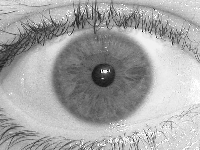
#> input picture sample_img.jpeg, 200 x 150 px
$ python -i detectors.py   (imports and definitions only)
#> lines starting #> are read from the running program, lines starting #| are printed output that depends on the picture; after the words box and inside, x2 and y2 are one past the last pixel; in counts of white or black regions, pixels touching at a corner belong together
#> further down, picture is the input picture: shape (150, 200, 3); min 0, max 255, mean 165.5
import cv2
import numpy as np
import os
import math
import graph
import matplotlib.pyplot as plt
from pupil_detectors import Detector2D

# Load the precomputed Haar cascade classifiers
face_detector = cv2.CascadeClassifier(cv2.data.haarcascades + "haarcascade_frontalface_default.xml")
eye_cascade = cv2.CascadeClassifier(cv2.data.haarcascades + 'haarcascade_eye.xml')

curr_face = [0,0,0,0]
curr_eyes = [0,0,0,0]


# frame capture
caps = []


# [5 lines left out: function detect_face, not called in this run]

def detect_eyes(face):
    return eye_cascade.detectMultiScale(face, scaleFactor=1.3, minNeighbors=5)

# [24 lines left out: function detect_features, not called in this run]

def resize_img(img, scale_factor = 1):
    if img is None:
        return
    return cv2.resize(img, (img.shape[1] * scale_factor, img.shape[0] * scale_factor), interpolation=cv2.INTER_AREA)

# [13 lines left out: function bin_threshold_detect, not called in this run]


def threshold_detect(img, threshold=60, prev_area=0, capture=False):
#> called with threshold = 60, prev_area = 0, capture = False
    if img is None or img.size == 0:
        return

    # Convert the image to grayscale
    gray_img = cv2.cvtColor(img, cv2.COLOR_BGR2GRAY)
    gray_img[gray_img > 120] = 60
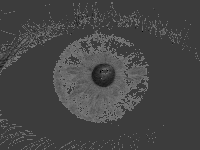
#> gray_img: shape (150, 200); min 0, max 120, mean 69.3
    cv2.imshow("Threshold", resize_img(gray_img))
    blurred_img = cv2.GaussianBlur(gray_img, (11,11), 0)
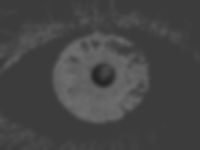
#> blurred_img: shape (150, 200); min 37, max 109, mean 69.3
    equalized_img = cv2.equalizeHist(blurred_img)
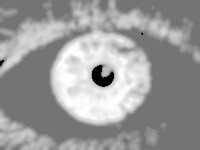
#> equalized_img: shape (150, 200); min 0, max 255, mean 154.2
    # [9 lines of commented-out code are left out]
    block_size = 53  # Consider trying other odd numbers: 9, 15, 17, etc.

    # Start with a small C value and adjust based on the segmentation results
    constant_C = 2  # If segmentation is too aggressive, try values like 0, -1, -2, etc.

    # Apply adaptive thresholding
    thresholded_image = cv2.adaptiveThreshold(
        blurred_img, 255, cv2.ADAPTIVE_THRESH_GAUSSIAN_C,
        cv2.THRESH_BINARY, block_size, constant_C
)
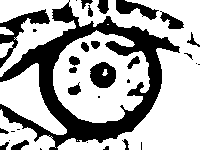
#> thresholded_image: shape (150, 200); 67% white; 33 black regions (14 under 20 px)
    # morphing
    # kernel = np.ones((5,5),np.uint8)
    # thresholded_image = cv2.morphologyEx(thresholded_image, cv2.MORPH_OPEN, kernel)

    # blob_detect(thresholded_image)
    contour_detect(thresholded_image)

    if capture:
        if keypoints:
            diameter = keypoints[0].size
            radius = diameter / 2.0
            area = 3.1415 * (radius ** 2)
            caps.append([area, radius, diameter])
            # print(f"Pupil diameter: {diameter} pixels")
            print(f"Pupil area: {area} pixels")
    else:
        if len(caps) > 0:
            # print average area of captured pupils
            print(f"Average area: {sum([cap[0] for cap in caps]) / len(caps)}")
            print(f"Average radius: {sum([cap[1] for cap in caps]) / len(caps)}")
            print(f"Average diameter: {sum([cap[2] for cap in caps]) / len(caps)}")
            graph.graph_pupils(caps, diameter=True, area=True)

            caps.clear()


# [20 lines left out: function blob_detect_old, not called in this run]

def contour_detect(thresholded_image):
    # Find contours
    contours, hierarchy = cv2.findContours(thresholded_image, cv2.RETR_TREE, cv2.CHAIN_APPROX_SIMPLE)
#> contours = 34 contours, 18 with area under 20; largest, box (x1, y1, x2, y2) and area: (0, 0, 200, 150) 10872, (53, 30, 150, 123) 6196, (0, 63, 67, 135) 2030, (0, 109, 56, 150) 908, (89, 61, 117, 89) 567

    print(f"Number of contours: {len(contours)}")
#| Number of contours: 34
    # [23 lines of commented-out code are left out]

    cv2.imshow("Binary", resize_img(thresholded_image))

# [495 lines left out: functions color_detect, circle_detect, rgb_diff_detect, rgb_sum_detect, pupil_detect, preprocessed_detect and 10 more, not called in this run]

>>> import cv2
>>> picture = cv2.imread('sample_img.jpeg')
>>> result = threshold_detect(picture)

$ run again, on adit1.jpg
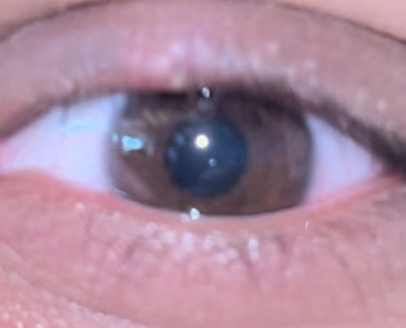
#> input picture adit1.jpg, 406 x 328 px
#> picture is the input picture: shape (328, 406, 3); mean B, G, R 156.8, 136.4, 170.1
#> in threshold_detect, `equalized_img = cv2.equalizeHist(blurred_img)`:
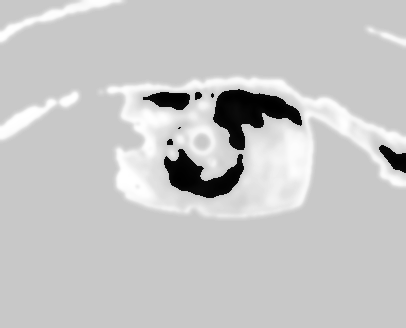
#> equalized_img: shape (328, 406); min 0, max 255, mean 197.9
#> in threshold_detect, `thresholded_image = cv2.adaptiveThreshold( blurred_img, 255, cv2.ADAPT..`:
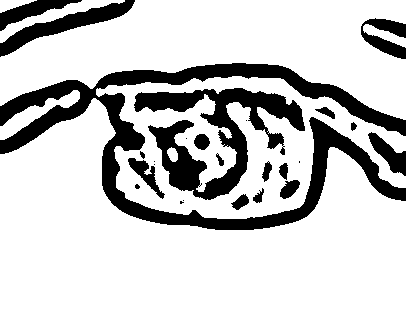
#> thresholded_image: shape (328, 406); 79.4% white; 25 black regions (8 under 20 px)
#> contours = 36 contours, 14 with area under 20; largest, box (x1, y1, x2, y2) and area: (0, 98, 406, 328) 56252, (0, 0, 406, 120) 26809, (96, 76, 406, 219) 26772, (133, 87, 306, 201) 7632, (0, 0, 125, 43) 997
#| Number of contours: 36
